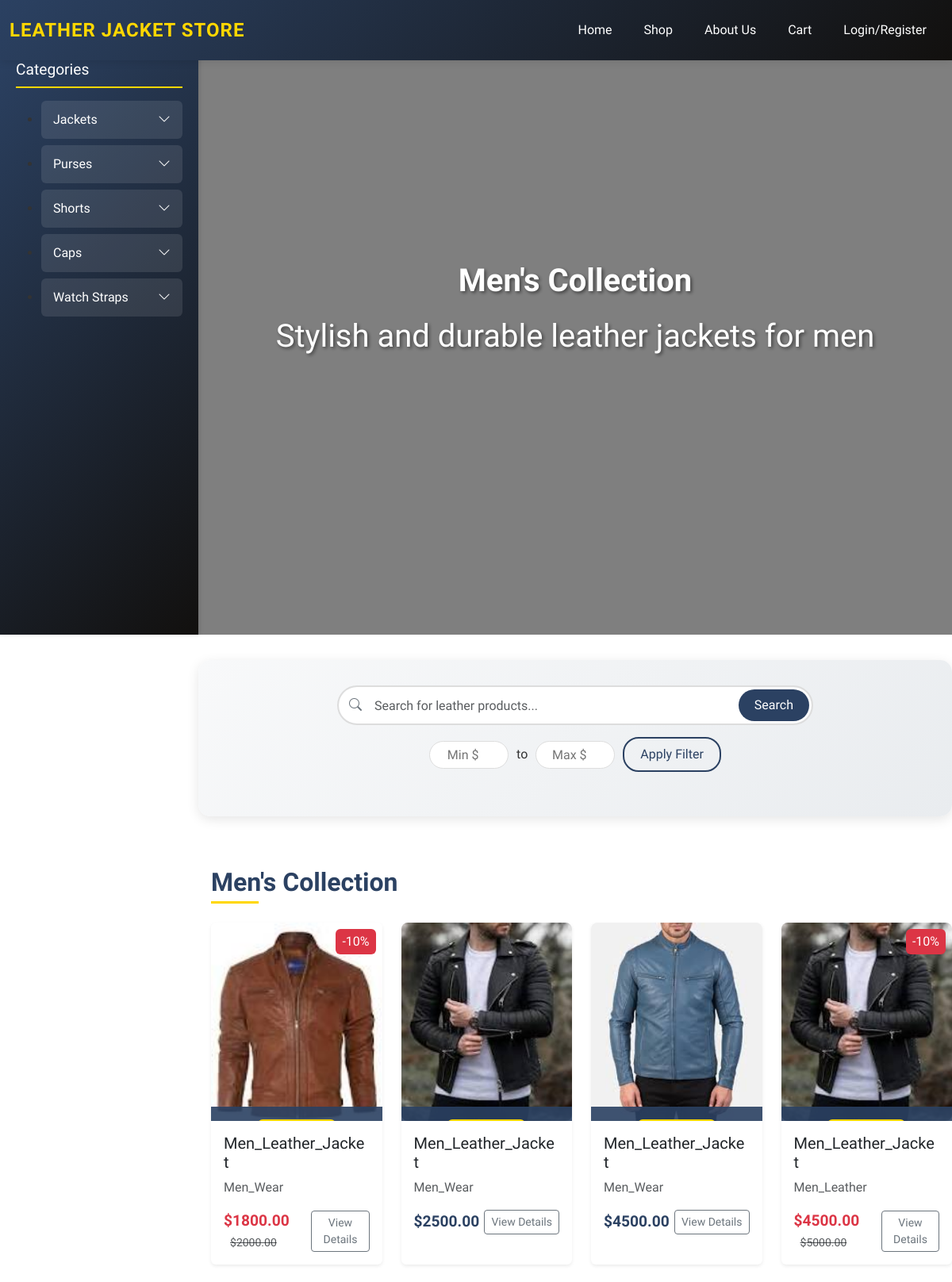
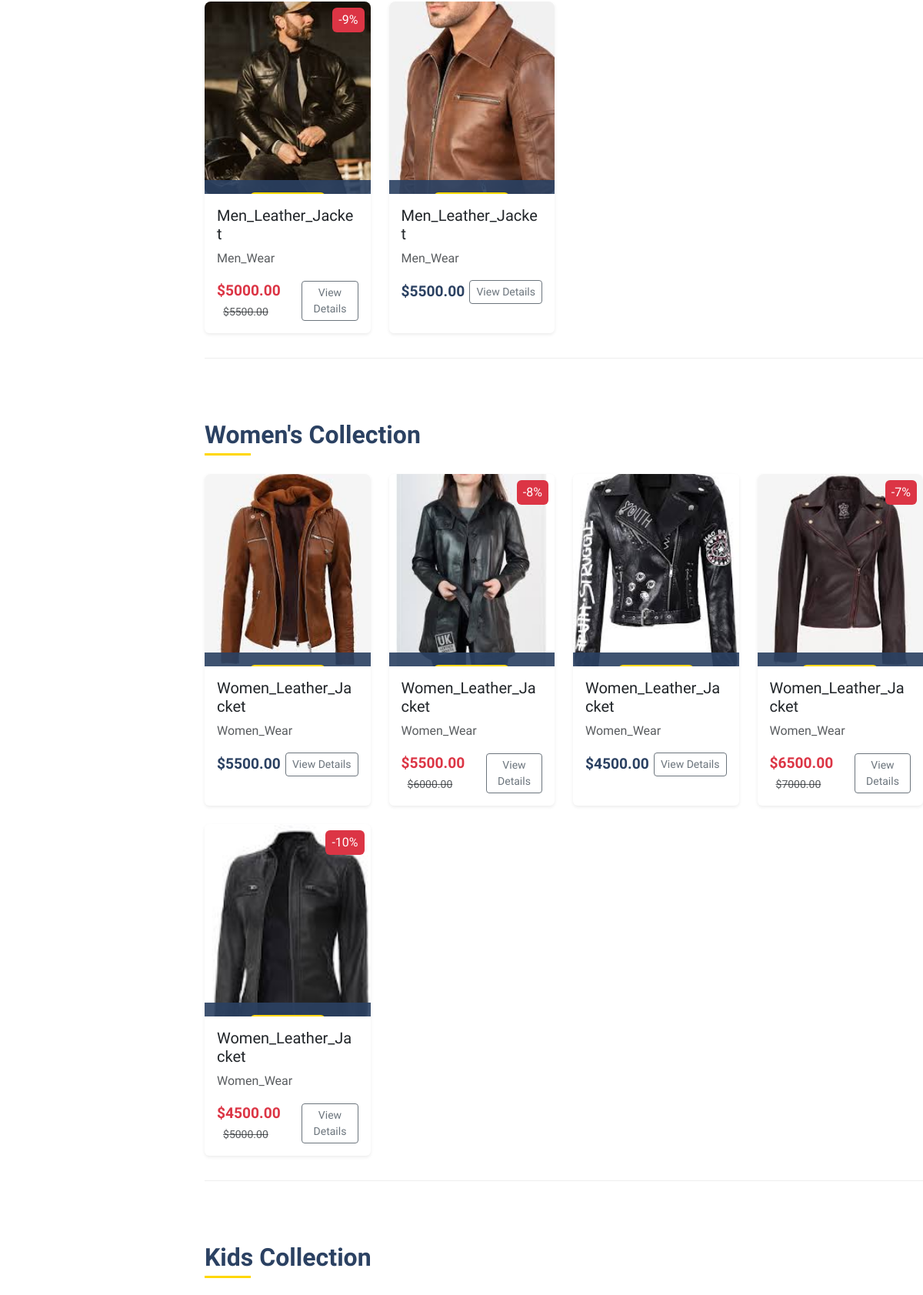
The page / (upper part) on the database its author committed (2 pictures, top to bottom).
### Store/models.py (models this page shows, shortened)
class Product(models.Model):
    CATEGORY_CHOICES = [
        ('Men Jackets', 'Men Jackets'),
        ('Women Jackets', 'Women Jackets'),
        ('Kids Jackets', 'Kids Jackets'),
        ('Men Shorts', 'Men Shorts'),
        ('Women Shorts', 'Women Shorts'),
        ('Men Caps', 'Men Caps'),
        ('Men Purse', 'Men Purse'),
        ('Women Purse', 'Women Purse'),
        ('Watch Straps', 'Watch Straps'),
    ]
    name = models.CharField(max_length=200)
    description = models.TextField()
    price = models.DecimalField(max_digits=10, decimal_places=2)
    discount_price = models.DecimalField(max_digits=10, decimal_places=2, null=True, blank=True)
    image = models.ImageField(upload_to='products/')
    category = models.CharField(max_length=100, choices=CATEGORY_CHOICES)
    discount_percentage = models.DecimalField(max_digits=5, decimal_places=2, default=0)
    created_at = models.DateTimeField(auto_now_add=True)
    updated_at = models.DateTimeField(auto_now=True)
    def get_discount_percentage(self):
        if self.discount_price and self.price:
            discount = ((self.price - self.discount_price) / self.price) * 100
            return round(discount, 1)
        return 0

### Store/views.py (the view)
# urls.py: path('', views.home_page, name='home_page'),
def home_page(request):
    def get_products_with_discount(category):
        products = Product.objects.filter(category=category)
        return products.annotate(
            final_price=Case(
                When(discount_price__isnull=False, then='discount_price'),
                default='price',
                output_field=DecimalField()
            )
        )
    context = {
        'men_products': get_products_with_discount('Men Jackets'),
        'women_products': get_products_with_discount('Women Jackets'),
        'kids_products': get_products_with_discount('Kids Jackets'),
        'men_shorts': get_products_with_discount('Men Shorts'),
        'women_shorts': get_products_with_discount('Women Shorts'),
        'men_caps': get_products_with_discount('Men Caps'),
        'men_purse': get_products_with_discount('Men Purse'),
        'women_purse': get_products_with_discount('Women Purse'),
        'watch_straps': get_products_with_discount('Watch Straps'),
    }
    return render(request, 'Store/home_page.html', context)

### Store/templates/Store/home_page.html (shortened to what this page needs)
<!DOCTYPE html>
{% load static %}
<html lang="en">
<head>
    <link href="https://cdn.jsdelivr.net/npm/bootstrap@5.3.0-alpha1/dist/css/bootstrap.min.css" rel="stylesheet">
    <link href="https://cdn.jsdelivr.net/npm/bootstrap-icons@1.10.0/font/bootstrap-icons.css" rel="stylesheet">
    <link href="https://cdn.jsdelivr.net/npm/sweetalert2@11/dist/sweetalert2.min.css" rel="stylesheet">
</head>
<body>
<nav class="navbar navbar-expand-lg position-fixed w-100" style="z-index: 1030; top: 0;">
    <div class="container-fluid">
        <a class="navbar-brand" href="#">Leather Jacket Store</a>
        <div class="collapse navbar-collapse" id="navbarNav">
            <ul class="navbar-nav ms-auto">
                <li class="nav-item"><a class="nav-link" href="{% url 'home_page' %}">Home</a></li>
                <li class="nav-item"><a class="nav-link" href="{% url 'shop_page' %}">Shop</a></li>
                <li class="nav-item"><a class="nav-link" href="{% url 'about_us' %}">About Us</a></li>
                <li class="nav-item"><a class="nav-link" href="{% url 'view_cart' %}">Cart </a></li>
                <li class="nav-item"><a class="nav-link" href="{% url 'login' %}">Login/Register</a></li>
            </ul>
        </div>
    </div>
</nav>
    <div class="sidebar" id="sidebar">
        <h5 class="mb-3">Categories</h5>
        <ul class="sidebar-categories">
            <li>
                <button class="dropdown-btn">
                    Jackets
                    <i class="bi bi-chevron-down"></i>
                </button>
            </li>
            <li>
                <button class="dropdown-btn">
                    Purses
                    <i class="bi bi-chevron-down"></i>
                </button>
            </li>
            <li>
                <button class="dropdown-btn">
                    Shorts
                    <i class="bi bi-chevron-down"></i>
                </button>
            </li>
            <li>
                <button class="dropdown-btn">
                    Caps
                    <i class="bi bi-chevron-down"></i>
                </button>
            </li>
            <li>
                <button class="dropdown-btn">
                    Watch Straps
                    <i class="bi bi-chevron-down"></i>
                </button>
            </li>
        </ul>
    </div>
    <div class="main-content">
        <section class="hero">
            <div id="heroCarousel" class="carousel slide" data-bs-ride="carousel" data-bs-interval="3000">
                <div class="carousel-indicators">
                    <button type="button" data-bs-target="#heroCarousel" data-bs-slide-to="0" class="active" aria-current="true" aria-label="Slide 1"></button>
                    <button type="button" data-bs-target="#heroCarousel" data-bs-slide-to="1" aria-label="Slide 2"></button>
                    <button type="button" data-bs-target="#heroCarousel" data-bs-slide-to="2" aria-label="Slide 3"></button>
                </div>
                <div class="carousel-inner">
                    <div class="carousel-item">
                        <img src="https://images.unsplash.com/photo-1594938298603-c8148c4dae35?q=80&w=1480&auto=format&fit=crop"
                             class="d-block w-100" alt="Men's Collection">
                        <div class="carousel-overlay">
                            <div class="hero-content">
                                <h1>Men's Collection</h1>
                                <p>Stylish and durable leather jackets for men</p>
                            </div>
                        </div>
                    </div>
                </div>
                <button class="carousel-control-prev" type="button" data-bs-target="#heroCarousel" data-bs-slide="prev">
                    <span class="carousel-control-prev-icon" aria-hidden="true"></span>
                </button>
                <button class="carousel-control-next" type="button" data-bs-target="#heroCarousel" data-bs-slide="next">
                    <span class="carousel-control-next-icon" aria-hidden="true"></span>
                </button>
            </div>
        </section>
    <div class="search-filter-section container">
        <form method="get" action="" class="mb-4">
            <div class="search-box">
                <i class="bi bi-search search-icon"></i>
                <input
                    type="text"
                    class="form-control"
                    placeholder="Search for leather products..."
                    name="search"
                    value="{{ search_query }}"
                >
                <button type="submit" class="btn btn-primary search-button">
                    Search
                </button>
            </div>
            <div class="price-range">
                <input type="number" class="price-input" name="min_price" placeholder="Min $" value="{{ min_price }}">
                <span>to</span>
                <input type="number" class="price-input" name="max_price" placeholder="Max $" value="{{ max_price }}">
                <button type="submit" class="btn btn-outline-primary filter-button">Apply Filter</button>
            </div>
        </form>
    </div>
    <div class="category-section mb-5 ms-3">
        <h2 class="section-title mb-4">Men's Collection</h2>
        <div class="row row-cols-1 row-cols-md-4 g-4">
            {% for product in men_products %}
                <div class="col">
                    <div class="card product-card h-100 shadow-sm">
                        <div class="card-img-wrapper position-relative">
                            {% if product.image %}
                                <a href="{% url 'product_detail' product.id %}">
                                    <img src="{{ product.image.url }}" class="card-img-top" alt="{{ product.name }}" style="height: 250px; object-fit: cover;">
                                </a>
                                {% if product.discount_price %}
                                    <div class="position-absolute top-0 end-0 bg-danger text-white px-2 py-1 m-2 rounded">
                                        -{{ product.get_discount_percentage|floatformat:"0" }}%
                                    </div>
                                {% endif %}
                            {% else %}
                                <img src="{% static 'images/no-image.jpg' %}" class="card-img-top" alt="No image available" style="height: 250px; object-fit: cover;">
                            {% endif %}
                            <div class="hover-overlay">
                                <button
                                    class="btn btn-primary quick-add"
                                    data-url="{% url 'add_to_cart' product.id %}"
                                    {% if not user.is_authenticated %}
                                    data-bs-toggle="modal"
                                    data-bs-target="#loginModal"
                                    {% endif %}
                                >Quick Add</button>
                            </div>
                        </div>
                        <div class="card-body">
                            <h5 class="card-title">{{ product.name }}</h5>
                            <p class="card-text text-muted">{{ product.description|truncatechars:100 }}</p>
                            <div class="d-flex justify-content-between align-items-center">
                                <div>
                                    {% if product.discount_price %}
                                        <span class="price text-danger">${{ product.discount_price }}</span>
                                        <small class="text-muted text-decoration-line-through ms-2">${{ product.price }}</small>
                                    {% else %}
                                        <span class="price">${{ product.price }}</span>
                                    {% endif %}
                                </div>
                                <a href="{% url 'product_detail' product.id %}" class="btn btn-outline-secondary btn-sm">View Details</a>
                            </div>
                        </div>
                    </div>
                </div>
            {% empty %}
                <div class="col-12 text-center">
                    <p>No products available in this category.</p>
                </div>
            {% endfor %}
        </div>
    </div>
    <div class="category-section mb-5 ms-3">
        <h2 class="section-title mb-4">Women's Collection</h2>
        <div class="row row-cols-1 row-cols-md-4 g-4">
            {% for product in women_products %}
                <div class="col">
                    <div class="card product-card h-100 shadow-sm">
                        <div class="card-img-wrapper position-relative">
                            {% if product.image %}
                                <a href="{% url 'product_detail' product.id %}">
                                    <img src="{{ product.image.url }}" class="card-img-top" alt="{{ product.name }}" style="height: 250px; object-fit: cover;">
                                </a>
                                {% if product.discount_price %}
                                    <div class="position-absolute top-0 end-0 bg-danger text-white px-2 py-1 m-2 rounded">
                                        -{{ product.get_discount_percentage|floatformat:"0" }}%
                                    </div>
                                {% endif %}
                            {% else %}
                                <img src="{% static 'images/no-image.jpg' %}" class="card-img-top" alt="No image available" style="height: 250px; object-fit: cover;">
                            {% endif %}
                            <div class="hover-overlay">
                                <button
                                    class="btn btn-primary quick-add"
                                    data-url="{% url 'add_to_cart' product.id %}"
                                    {% if not user.is_authenticated %}
                                    data-bs-toggle="modal"
                                    data-bs-target="#loginModal"
                                    {% endif %}
                                >Quick Add</button>
                            </div>
                        </div>
                        <div class="card-body">
                            <h5 class="card-title">{{ product.name }}</h5>
                            <p class="card-text text-muted">{{ product.description|truncatechars:100 }}</p>
                            <div class="d-flex justify-content-between align-items-center">
                                <div>
                                    {% if product.discount_price %}
                                        <span class="price text-danger">${{ product.discount_price }}</span>
                                        <small class="text-muted text-decoration-line-through ms-2">${{ product.price }}</small>
                                    {% else %}
                                        <span class="price">${{ product.price }}</span>
                                    {% endif %}
                                </div>
                                <a href="{% url 'product_detail' product.id %}" class="btn btn-outline-secondary btn-sm">View Details</a>
                            </div>
                        </div>
                    </div>
                </div>
            {% empty %}
                <div class="col-12 text-center">
                    <p>No products available in this category.</p>
                </div>
            {% endfor %}
        </div>
    </div>
    <div class="category-section mb-5 ms-3">
        <h2 class="section-title mb-4">Kids Collection</h2>
        <div class="row row-cols-1 row-cols-md-4 g-4">
        </div>
    </div>
</div>
</body>
</html>

### rows shown on the page
Product: image (picture), get_discount_percentage "10", name "Men_Leather_Jacket", description "Men_Wear", discount_price "1800.00", price "2000.00"
Product: image (picture), name "Men_Leather_Jacket", description "Men_Wear", price "2500.00"
Product: image (picture), name "Men_Leather_Jacket", description "Men_Wear", price "4500.00"
Product: image (picture), get_discount_percentage "10", name "Men_Leather_Jacket", description "Men_Leather", discount_price "4500.00", price "5000.00"
Product: image (picture), get_discount_percentage "9", name "Men_Leather_Jacket", description "Men_Wear", discount_price "5000.00", price "5500.00"
Product: image (picture), name "Men_Leather_Jacket", description "Men_Wear", price "5500.00"
Product: image (picture), name "Women_Leather_Jacket", description "Women_Wear", price "5500.00"
Product: image (picture), get_discount_percentage "8", name "Women_Leather_Jacket", description "Women_Wear", discount_price "5500.00", price "6000.00"
Product: image (picture), name "Women_Leather_Jacket", description "Women_Wear", price "4500.00"
Product: image (picture), get_discount_percentage "7", name "Women_Leather_Jacket", description "Women_Wear", discount_price "6500.00", price "7000.00"
Product: image (picture), get_discount_percentage "10", name "Women_Leather_Jacket", description "Women_Wear", discount_price "4500.00", price "5000.00"
